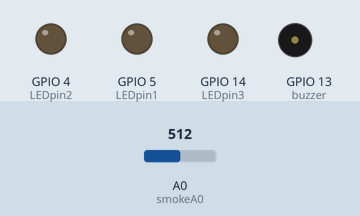
The sketch below on a simulated ESP8266 (NodeMCU). Parts: output pins drawn as LEDs (lit = HIGH), buzzer (waves = sounding). The inputs (shaded band) are chosen by the test bench; at power-on: A0 (smokeA0) = 512. WiFi joins after 1.5 s; servers stay silent unless stated; what the sketch prints to the serial monitor is not drawn.

Above: at 2.8 s.
2.9 s: A0 (smokeA0) set to 289
6.2 s: A0 (smokeA0) set to 271
At 9.2 s:
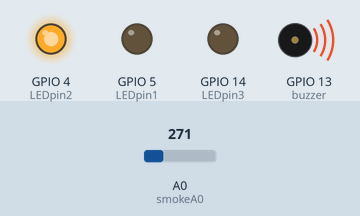
9.9 s: A0 (smokeA0) set to 240
At 13.0 s:
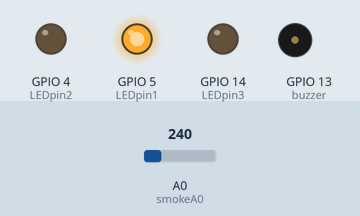
13.3 s: A0 (smokeA0) set to 260
At 15.7 s:
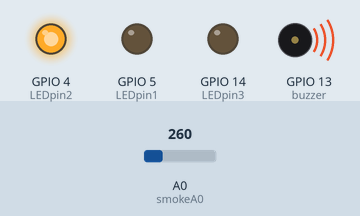
16.7 s: A0 (smokeA0) set to 290
At 19.4 s:
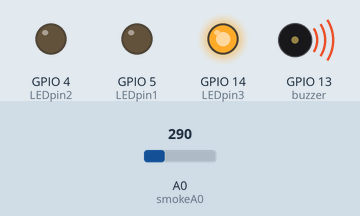
Timing chart, 0 to 20.9 s (numbered marks = the images above; inputs shaded):
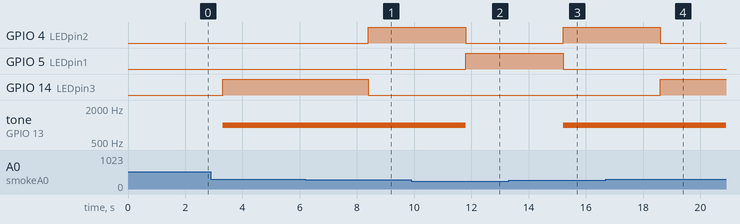

The sketch:

ESP8266wMQ2final.ino
```cpp
#include <ESP8266WiFi.h>
#include <TridentTD_LineNotify.h>

// WiFi Connected
#define SSID        "kan220618_2.4G"      // WIFI name
#define PASSWORD    "kim95399"        // WIFI password

// Line Notify TOKEN
#define LINE_TOKEN  "jUgw41wBOWEWF70TEURhXKnYMOiRycX4z5tcsA3WuYl"   // LINE TOKEN (Bright's) (ESP8266wMQ2 (NEW))

// Set IFTTT Webhooks event name and key
#define IFTTT_Key "l4h1eLmi34ErJ5rHby-oRHDv0iPsIGWvhXGuUAEa9gr" // IFTTT KEY(Del's)
#define IFTTT_Event "MQ-2"
WiFiClient client;

int IFTTT_Value1 = 0;

// Define LED LIGHT
#define LEDpin1 5   // Green  // D1
#define LEDpin2 4   // Yellow // D2
#define LEDpin3 14  // Red    // D5

// Define BUZZER
#define buzzer 13   // buzzer // D7

// Define ANALOG A0
int smokeA0 = A0;

void setup() {
  // I/O PIN
  pinMode(smokeA0, INPUT);
  pinMode(LEDpin1, OUTPUT);
  pinMode(LEDpin2, OUTPUT);
  pinMode(LEDpin3, OUTPUT);
  pinMode(buzzer, OUTPUT);

  Serial.begin(115200);

  // Line With WiFi Connect
  Serial.println(LINE.getVersion());
  WiFi.begin(SSID, PASSWORD);
  Serial.printf("WiFi connecting to %s\n",  SSID);
  while (WiFi.status() != WL_CONNECTED) {
    Serial.print(".");
    delay(400);
  }
  Serial.printf("\nWiFi connected\nIP : ");
  Serial.println(WiFi.localIP());

  // กำหนด Line Token
  LINE.setToken(LINE_TOKEN);
}

// function IFTTT
void send_webhook(){// function Send Webook to IFTTT
  // construct the JSON payload
  String jsonString = "";
  jsonString += "{\"value1\":\"";
  jsonString += IFTTT_Value1;
  jsonString += "\"}";
  int jsonLength = jsonString.length();
  String lenString = String(jsonLength);
  // connect to the Maker event server
  client.connect("maker.ifttt.com", 80);
  // construct the POST request
  String postString = "";
  postString += "POST /trigger/";
  postString += IFTTT_Event;
  postString += "/with/key/";
  postString += IFTTT_Key;
  postString += " HTTP/1.1\r\n";
  postString += "Host: maker.ifttt.com\r\n";
  postString += "Content-Type: application/json\r\n";
  postString += "Content-Length: ";
  postString += lenString + "\r\n";
  postString += "\r\n";
  postString += jsonString; // combine post request and JSON
  client.print(postString);
  delay(500);
  client.stop();
}

void loop() {
  int analogSensor = analogRead(A0); // เก็บค่าควันและแก๊สไว้ในตัวแปร
  Serial.print("Pin A0 ="); // แสดงข้อความ Pin A0 = ...
  Serial.println(analogSensor); // แสดงค่าของควันและแก๊ส

  // IFTTT
  IFTTT_Value1 = analogSensor;
  // Send Webook to IFTTT
  send_webhook();
  delay(1000);

  if (analogSensor > 280) {        // Red Condition3
    digitalWrite(LEDpin1, LOW);       // Green off
    digitalWrite(LEDpin2, LOW);       // Yellow off
    digitalWrite(LEDpin3, HIGH);      // RED ON

    tone(buzzer, 1000); // BUZZER ON

    // ส่งข้อความไปยังผู้ใช้งาน
    LINE.notify("ควันอยู่ในระดับอันตรายมาก!!"); // ส่งข้อความผ่านไลน์
  }
  else if (analogSensor >= 250) { // Yellow Condition2
    digitalWrite(LEDpin1, LOW);     // Green off
    digitalWrite(LEDpin2, HIGH);    // YELLOW ON
    digitalWrite(LEDpin3, LOW);     // Red off

    tone(buzzer, 1000); // BUZZER ON

    // ส่งข้อความไปยังผู้ใช้งาน
    LINE.notify("ควันอยู่ในระดับเริ่มอันตราย"); // ส่งข้อความผ่านไลน์
  }
  else if (analogSensor >= 200) { // Green Condition1
    digitalWrite(LEDpin1, HIGH);    // GREEN ON
    digitalWrite(LEDpin2, LOW);     // Yellow off
    digitalWrite(LEDpin3, LOW);     // Red off

    noTone(buzzer); // Buzzer off

    // ส่งข้อความไปยังผู้ใช้งาน
    LINE.notify("ควันอยู่ในระดับไม่อันตรายมาก"); // ส่งข้อความผ่านไลน์
  }
  else {
    digitalWrite(LEDpin1, LOW); /** ALL LED OFF**/
    digitalWrite(LEDpin2, LOW);
    digitalWrite(LEDpin3, LOW);

    noTone(buzzer); // Buzzer off
  }
}
```

Measured:
- the behaviour switches between 281 and 280 on A0 (smokeA0) (found by bisection; images 0 and 1)
- the behaviour switches between 250 and 249 on A0 (smokeA0) (found by bisection; images 1 and 2)
- after the input at 6.2 s, GPIO 4 (LEDpin2): LOW → HIGH after 2.2 s; GPIO 14 (LEDpin3): HIGH → LOW after 2.2 s
- after the input at 9.9 s, GPIO 4 (LEDpin2): HIGH → LOW after 1.9 s; GPIO 5 (LEDpin1): LOW → HIGH after 1.9 s; tone on GPIO 13 (buzzer): 1000 Hz → silent after 1.9 s
- after the input at 13.3 s, GPIO 4 (LEDpin2): LOW → HIGH after 1.9 s; GPIO 5 (LEDpin1): HIGH → LOW after 1.9 s; tone on GPIO 13 (buzzer): silent → 1000 Hz after 1.9 s
- after the input at 16.7 s, GPIO 4 (LEDpin2): HIGH → LOW after 1.9 s; GPIO 14 (LEDpin3): LOW → HIGH after 1.9 s
